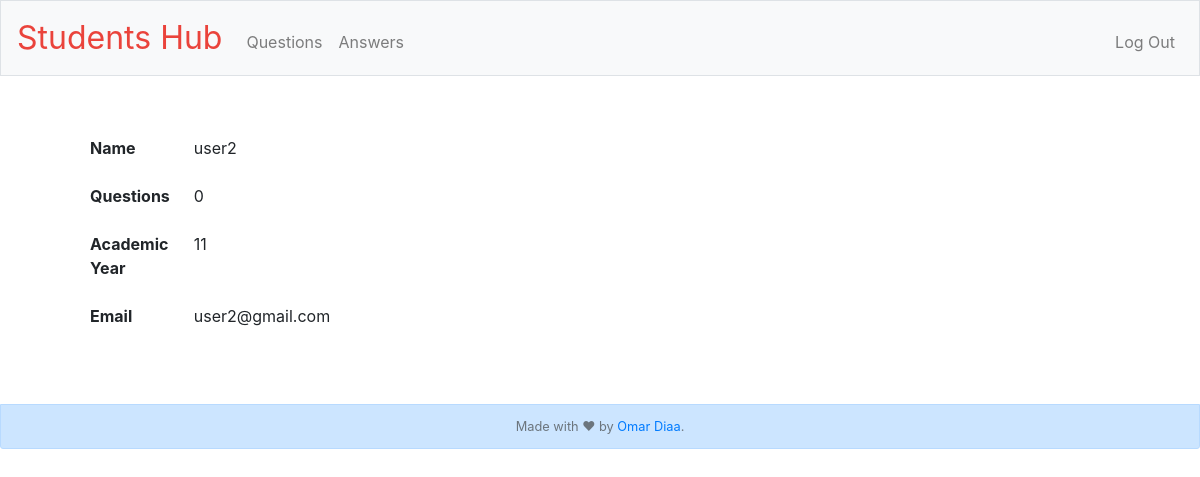
Screenshot of /profile (signed in) with the database file from the repository.
### tables this page shows
CREATE TABLE "users" (
	"id"	INTEGER NOT NULL UNIQUE,
	"username"	TEXT NOT NULL UNIQUE,
	"hash"	TEXT NOT NULL,
	"email"	TEXT NOT NULL DEFAULT 'X',
	"academicyear"	INTEGER NOT NULL DEFAULT 10,
	PRIMARY KEY("id" AUTOINCREMENT)
);

### Final Project/application.py (the view)
@app.route("/profile")
@login_required
def profile():
    id=session["user_id"]
    profile = db.execute("SELECT * from users WHERE id=:id;", id=id)
    num_of_qu = db.execute("SELECT COUNT(question) from questions where id=:id;", id=id)
    return render_template("profile.htm", profile=profile[0], n=num_of_qu[0]["COUNT(question)"])

### Final Project/application.py (called while the page is built)
@app.after_request
def after_request(response):
    response.headers["Cache-Control"] = "no-cache, no-store, must-revalidate"
    response.headers["Expires"] = 0
    response.headers["Pragma"] = "no-cache"
    return response

### Final Project/helpers.py (called while the page is built)
def login_required(f):
    @wraps(f)
    def decorated_function(*args, **kwargs):
        if session.get("user_id") is None:
            return redirect("/login")
        return f(*args, **kwargs)
    return decorated_function

### Final Project/templates/profile.htm
{% extends "layout.html" %}
{% block main %}
<div class="row">
    <div class="col-sm-3">
        <table class="table table-borderless">
            <thead>
                <th>Name</th>
                <td>{{profile["username"]}}</td>
            </thead>
            <thead>
                <th>Questions</th>
                <td>{{n}}</td>
            </thead>
            <thead>
                <th>Academic Year</th>
                <td>{{profile["academicyear"]}}</td>
            </thead>
            <thead>
                <th>Email</th>
                <td>{{profile["email"]}}</td>
            </thead>
        </table>
    </div>
</div>
{% endblock %}

### rows the page displays
users: username "user2", academicyear "11", email "user2@gmail.com"

### other values shown
{{ n }} "0"
